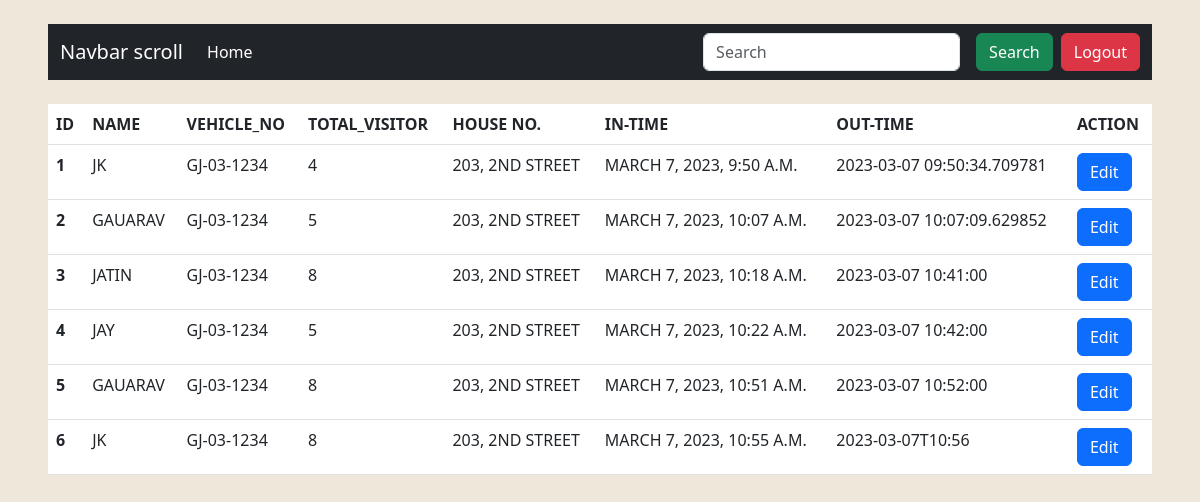
The app's page /visitors_list/, older data.
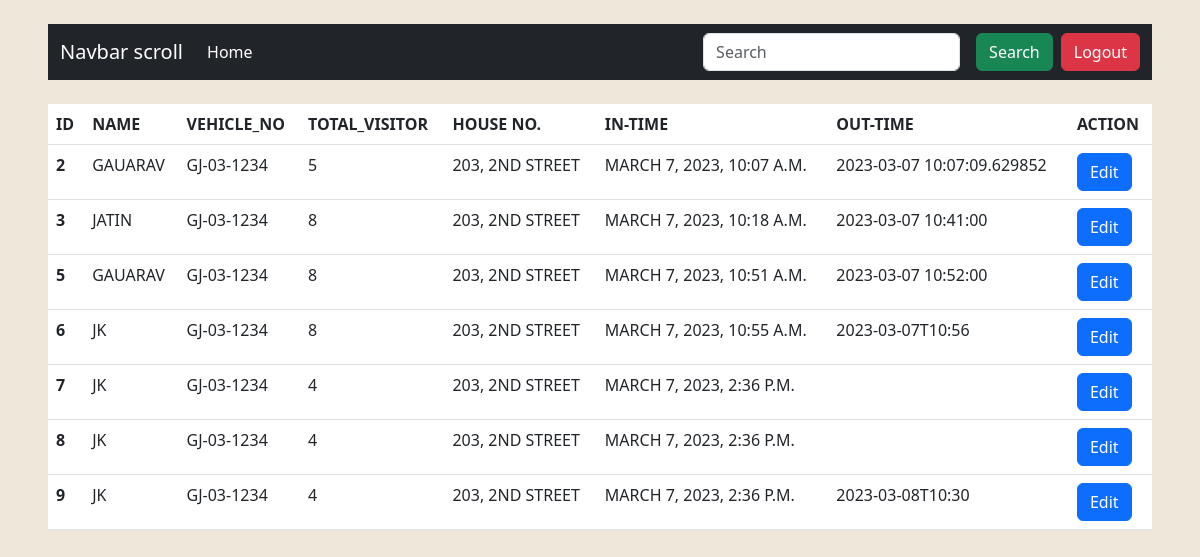
The same page, newer data.
### myapp/models.py (models this page shows)
class visitors_model (models.Model):
    created = models.DateTimeField(default=datetime.now(),blank=True)
    name = models.CharField(max_length=50)
    vehicle_no = models.CharField(max_length=50)
    total_visitor = models.IntegerField()
    visit_house_no = models.CharField(max_length=15)
    out_time = models.CharField(max_length=50,blank=True)

### myapp/views.py (the view, shortened to what this page needs)
# urls.py: path('visitors_list/',views.visitors_list,name='visitor'),
def visitors_list(request):
    category = request.session.get('category')
    vis_data = visitors_model.objects.all()
    return render(request, 'visitor_list.html', {'vis_data': vis_data, 'category': category})

### templates/visitor_list.html (shortened to what this page needs)
{% extends 'base.html' %}
{% block content %}
<div class="mx-5 my-2">
    <table class="table text-uppercase">
        <thead>
            <tr>
                <th>ID</th>
                <th>Name</th>
                <th>Vehicle_No</th>
                <th>Total_visitor</th>
                <th>House No.</th>
                <th>In-Time</th>
                <th>Out-Time</th>
                <th>Action</th>
            </tr>
        </thead>
        {% for i in vis_data %}
        <tbody>
            <tr>
                <th>{{i.id}}</th>
                <td>{{i.name}}</td>
                <td>{{i.vehicle_no}}</td>
                <td>{{i.total_visitor}}</td>
                <td>{{i.visit_house_no}}</td>
                <td>{{i.created}}</td>
                <td>{{i.out_time}}</td>
                <td>
                    <button type="button" class="btn btn-primary" data-bs-toggle="modal" data-bs-target="#{{i.id}}">
                        Edit
                    </button>
                </td>
            </tr>
        </tbody>
        {% endfor %}
    </table>
</div>
{% endblock %}

### templates/base.html (shortened to what this page needs)
<!DOCTYPE html>
<html lang="en">
<head>
    <link href="https://cdn.jsdelivr.net/npm/bootstrap@5.3.0-alpha1/dist/css/bootstrap.min.css" rel="stylesheet"
>
</head>
<body style="background-color: rgb(239, 231, 217);">
    <nav class="navbar navbar-expand-lg bg-dark navbar-dark mx-5 my-4">
        <div class="container-fluid">
            <a class="navbar-brand" href="#">Navbar scroll</a>
            <div class="collapse navbar-collapse" id="navbarScroll">
                <ul class="navbar-nav me-auto my-2 my-lg-0 navbar-nav-scroll" style="--bs-scroll-height: 100px;">
                    <li class="nav-item">
                        <a class="nav-link active" aria-current="page" href="/home">Home</a>
                    </li>
                </ul>
                <form class="d-flex" role="search">
                    <input class="form-control me-2" type="search" placeholder="Search" aria-label="Search">
                    <button class="btn btn-success mx-2" type="submit">Search</button>
                    <a class="btn btn-danger" href="/userlogout">Logout</a>
                </form>
            </div>
        </div>
    </nav>
    {% block content %}
    {% endblock %}
</body>
</html>

Row changes from the older to the newer data that the page shows:
removed visitors_model: id "1", name "JK", vehicle_no "GJ-03-1234", total_visitor "4", visit_house_no "203, 2ND STREET", created "MARCH 7, 2023, 9:50 A.M.", out_time "2023-03-07 09:50:34.709781"
removed visitors_model: id "4", name "JAY", vehicle_no "GJ-03-1234", total_visitor "5", visit_house_no "203, 2ND STREET", created "MARCH 7, 2023, 10:22 A.M.", out_time "2023-03-07 10:42:00"
added visitors_model: id "7", name "JK", vehicle_no "GJ-03-1234", total_visitor "4", visit_house_no "203, 2ND STREET", created "MARCH 7, 2023, 2:36 P.M."
added visitors_model: id "8", name "JK", vehicle_no "GJ-03-1234", total_visitor "4", visit_house_no "203, 2ND STREET", created "MARCH 7, 2023, 2:36 P.M."
added visitors_model: id "9", name "JK", vehicle_no "GJ-03-1234", total_visitor "4", visit_house_no "203, 2ND STREET", created "MARCH 7, 2023, 2:36 P.M.", out_time "2023-03-08T10:30"
